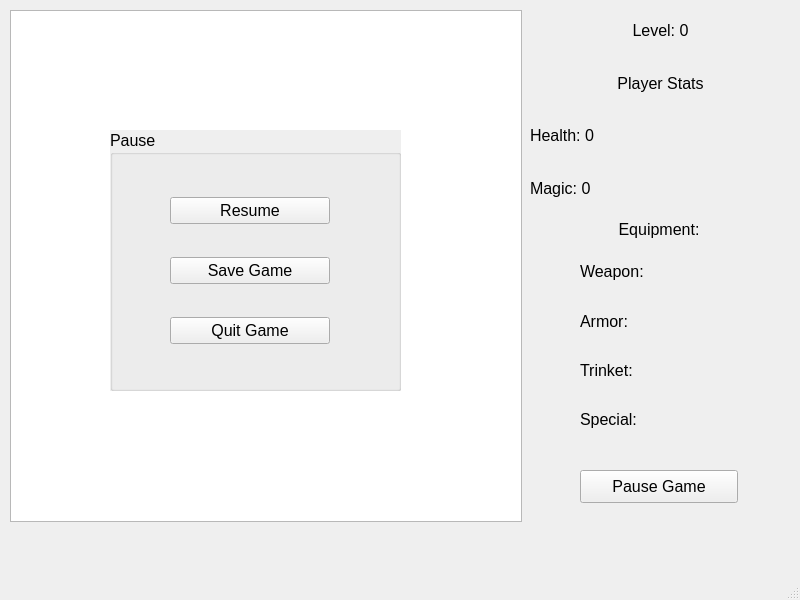
<?xml version="1.0" encoding="UTF-8"?>
<ui version="4.0">
 <class>MainWindow</class>
 <widget class="QMainWindow" name="MainWindow">
  <property name="geometry">
   <rect>
    <x>0</x>
    <y>0</y>
    <width>800</width>
    <height>600</height>
   </rect>
  </property>
  <property name="windowTitle">
   <string>MainWindow</string>
  </property>
  <widget class="QWidget" name="centralwidget">
   <widget class="QGraphicsView" name="graphicsView">
    <property name="geometry">
     <rect>
      <x>10</x>
      <y>10</y>
      <width>512</width>
      <height>512</height>
     </rect>
    </property>
   </widget>
   <widget class="QWidget" name="verticalLayoutWidget">
    <property name="geometry">
     <rect>
      <x>530</x>
      <y>10</y>
      <width>261</width>
      <height>41</height>
     </rect>
    </property>
    <layout class="QVBoxLayout" name="verticalLayout">
     <item>
      <widget class="QLabel" name="currentLevel">
       <property name="font">
        <font>
         <pointsize>12</pointsize>
        </font>
       </property>
       <property name="text">
        <string>Level: 0</string>
       </property>
       <property name="scaledContents">
        <bool>false</bool>
       </property>
       <property name="alignment">
        <set>Qt::AlignCenter</set>
       </property>
      </widget>
     </item>
    </layout>
   </widget>
   <widget class="QWidget" name="verticalLayoutWidget_2">
    <property name="geometry">
     <rect>
      <x>530</x>
      <y>60</y>
      <width>261</width>
      <height>151</height>
     </rect>
    </property>
    <layout class="QVBoxLayout" name="verticalLayout_2">
     <property name="spacing">
      <number>7</number>
     </property>
     <item>
      <widget class="QLabel" name="playerStats">
       <property name="font">
        <font>
         <pointsize>12</pointsize>
        </font>
       </property>
       <property name="text">
        <string>Player Stats</string>
       </property>
       <property name="scaledContents">
        <bool>false</bool>
       </property>
       <property name="alignment">
        <set>Qt::AlignCenter</set>
       </property>
      </widget>
     </item>
     <item>
      <widget class="QLabel" name="playerHealth">
       <property name="font">
        <font>
         <pointsize>12</pointsize>
        </font>
       </property>
       <property name="text">
        <string>Health: 0</string>
       </property>
      </widget>
     </item>
     <item>
      <widget class="QLabel" name="playerMagic">
       <property name="font">
        <font>
         <pointsize>12</pointsize>
        </font>
       </property>
       <property name="text">
        <string>Magic: 0</string>
       </property>
      </widget>
     </item>
    </layout>
   </widget>
   <widget class="QWidget" name="verticalLayoutWidget_3">
    <property name="geometry">
     <rect>
      <x>580</x>
      <y>250</y>
      <width>91</width>
      <height>191</height>
     </rect>
    </property>
    <layout class="QVBoxLayout" name="verticalLayout_3">
     <item>
      <widget class="QLabel" name="equipment0">
       <property name="font">
        <font>
         <pointsize>12</pointsize>
        </font>
       </property>
       <property name="text">
        <string>Weapon:</string>
       </property>
      </widget>
     </item>
     <item>
      <widget class="QLabel" name="equipment1">
       <property name="font">
        <font>
         <pointsize>12</pointsize>
        </font>
       </property>
       <property name="text">
        <string>Armor:</string>
       </property>
      </widget>
     </item>
     <item>
      <widget class="QLabel" name="equipment2">
       <property name="font">
        <font>
         <pointsize>12</pointsize>
        </font>
       </property>
       <property name="text">
        <string>Trinket:</string>
       </property>
      </widget>
     </item>
     <item>
      <widget class="QLabel" name="equipment3">
       <property name="font">
        <font>
         <pointsize>12</pointsize>
        </font>
       </property>
       <property name="text">
        <string>Special:</string>
       </property>
      </widget>
     </item>
    </layout>
   </widget>
   <widget class="QLabel" name="equipment">
    <property name="geometry">
     <rect>
      <x>580</x>
      <y>210</y>
      <width>158</width>
      <height>39</height>
     </rect>
    </property>
    <property name="font">
     <font>
      <pointsize>12</pointsize>
     </font>
    </property>
    <property name="text">
     <string>Equipment:</string>
    </property>
    <property name="scaledContents">
     <bool>false</bool>
    </property>
    <property name="alignment">
     <set>Qt::AlignCenter</set>
    </property>
   </widget>
   <widget class="ItemImage" name="equipmentImage0">
    <property name="geometry">
     <rect>
      <x>680</x>
      <y>250</y>
      <width>41</width>
      <height>41</height>
     </rect>
    </property>
    <property name="font">
     <font>
      <pointsize>8</pointsize>
     </font>
    </property>
    <property name="toolTip">
     <string>&lt;html&gt;&lt;head/&gt;&lt;body&gt;&lt;p&gt;&lt;img src=&quot;:/images/Crypte.png&quot;/&gt;&lt;span style=&quot; color:#ffffff;&quot;&gt;sadfasdfdsafsfsdf&lt;/span&gt;&lt;/img&gt;&lt;/p&gt;&lt;/body&gt;&lt;/html&gt;</string>
    </property>
    <property name="text">
     <string/>
    </property>
    <property name="pixmap">
     <pixmap resource="resources.qrc">:/images/Slime.png</pixmap>
    </property>
    <property name="scaledContents">
     <bool>true</bool>
    </property>
   </widget>
   <widget class="ItemImage" name="equipmentImage1">
    <property name="geometry">
     <rect>
      <x>680</x>
      <y>300</y>
      <width>41</width>
      <height>41</height>
     </rect>
    </property>
    <property name="font">
     <font>
      <pointsize>8</pointsize>
     </font>
    </property>
    <property name="text">
     <string/>
    </property>
    <property name="pixmap">
     <pixmap resource="resources.qrc">:/images/Slime.png</pixmap>
    </property>
    <property name="scaledContents">
     <bool>true</bool>
    </property>
   </widget>
   <widget class="ItemImage" name="equipmentImage2">
    <property name="geometry">
     <rect>
      <x>680</x>
      <y>350</y>
      <width>41</width>
      <height>41</height>
     </rect>
    </property>
    <property name="font">
     <font>
      <pointsize>8</pointsize>
     </font>
    </property>
    <property name="text">
     <string/>
    </property>
    <property name="pixmap">
     <pixmap resource="resources.qrc">:/images/Slime.png</pixmap>
    </property>
    <property name="scaledContents">
     <bool>true</bool>
    </property>
   </widget>
   <widget class="ItemImage" name="equipmentImage3">
    <property name="geometry">
     <rect>
      <x>680</x>
      <y>400</y>
      <width>41</width>
      <height>41</height>
     </rect>
    </property>
    <property name="font">
     <font>
      <pointsize>8</pointsize>
     </font>
    </property>
    <property name="text">
     <string/>
    </property>
    <property name="pixmap">
     <pixmap resource="resources.qrc">:/images/Slime.png</pixmap>
    </property>
    <property name="scaledContents">
     <bool>true</bool>
    </property>
   </widget>
   <widget class="QGroupBox" name="itemFoundDialogue">
    <property name="enabled">
     <bool>true</bool>
    </property>
    <property name="geometry">
     <rect>
      <x>110</x>
      <y>130</y>
      <width>291</width>
      <height>261</height>
     </rect>
    </property>
    <property name="font">
     <font>
      <pointsize>12</pointsize>
     </font>
    </property>
    <property name="autoFillBackground">
     <bool>true</bool>
    </property>
    <property name="title">
     <string>New Item Found!</string>
    </property>
    <widget class="ItemImage" name="newItemImage">
     <property name="geometry">
      <rect>
       <x>110</x>
       <y>30</y>
       <width>61</width>
       <height>61</height>
      </rect>
     </property>
     <property name="font">
      <font>
       <pointsize>8</pointsize>
      </font>
     </property>
     <property name="text">
      <string/>
     </property>
     <property name="pixmap">
      <pixmap resource="resources.qrc">:/images/Slime.png</pixmap>
     </property>
     <property name="scaledContents">
      <bool>true</bool>
     </property>
    </widget>
    <widget class="QPushButton" name="equipButton">
     <property name="geometry">
      <rect>
       <x>10</x>
       <y>220</y>
       <width>91</width>
       <height>31</height>
      </rect>
     </property>
     <property name="text">
      <string>Equip</string>
     </property>
    </widget>
    <widget class="QPushButton" name="throwAwayButton">
     <property name="geometry">
      <rect>
       <x>190</x>
       <y>220</y>
       <width>91</width>
       <height>31</height>
      </rect>
     </property>
     <property name="text">
      <string>Toss</string>
     </property>
    </widget>
    <widget class="ItemImage" name="currentItemImage">
     <property name="geometry">
      <rect>
       <x>110</x>
       <y>130</y>
       <width>61</width>
       <height>61</height>
      </rect>
     </property>
     <property name="font">
      <font>
       <pointsize>8</pointsize>
      </font>
     </property>
     <property name="text">
      <string/>
     </property>
     <property name="pixmap">
      <pixmap resource="resources.qrc">:/images/Slime.png</pixmap>
     </property>
     <property name="scaledContents">
      <bool>true</bool>
     </property>
    </widget>
    <widget class="QLabel" name="label">
     <property name="geometry">
      <rect>
       <x>10</x>
       <y>100</y>
       <width>251</width>
       <height>16</height>
      </rect>
     </property>
     <property name="text">
      <string>Your Current Item:</string>
     </property>
    </widget>
   </widget>
   <widget class="QGroupBox" name="pauseMenu">
    <property name="enabled">
     <bool>true</bool>
    </property>
    <property name="geometry">
     <rect>
      <x>110</x>
      <y>130</y>
      <width>291</width>
      <height>261</height>
     </rect>
    </property>
    <property name="font">
     <font>
      <pointsize>12</pointsize>
     </font>
    </property>
    <property name="autoFillBackground">
     <bool>true</bool>
    </property>
    <property name="title">
     <string>Pause</string>
    </property>
    <widget class="QWidget" name="verticalLayoutWidget_4">
     <property name="geometry">
      <rect>
       <x>60</x>
       <y>40</y>
       <width>160</width>
       <height>201</height>
      </rect>
     </property>
     <layout class="QVBoxLayout" name="verticalLayout_4">
      <item>
       <widget class="QPushButton" name="resumeButton">
        <property name="text">
         <string>Resume</string>
        </property>
       </widget>
      </item>
      <item>
       <widget class="QPushButton" name="save_button">
        <property name="text">
         <string>Save Game</string>
        </property>
       </widget>
      </item>
      <item>
       <widget class="QPushButton" name="quitButton">
        <property name="text">
         <string>Quit Game</string>
        </property>
       </widget>
      </item>
     </layout>
    </widget>
   </widget>
   <widget class="QPushButton" name="pauseButton">
    <property name="geometry">
     <rect>
      <x>580</x>
      <y>470</y>
      <width>158</width>
      <height>33</height>
     </rect>
    </property>
    <property name="font">
     <font>
      <pointsize>12</pointsize>
     </font>
    </property>
    <property name="text">
     <string>Pause Game</string>
    </property>
   </widget>
  </widget>
  <widget class="QMenuBar" name="menubar">
   <property name="geometry">
    <rect>
     <x>0</x>
     <y>0</y>
     <width>800</width>
     <height>26</height>
    </rect>
   </property>
  </widget>
  <widget class="QStatusBar" name="statusbar"/>
 </widget>
 <customwidgets>
  <customwidget>
   <class>ItemImage</class>
   <extends>QLabel</extends>
   <header location="global">headers/ItemImage.h</header>
  </customwidget>
 </customwidgets>
 <resources>
  <include location="resources.qrc"/>
 </resources>
 <connections/>
</ui>
